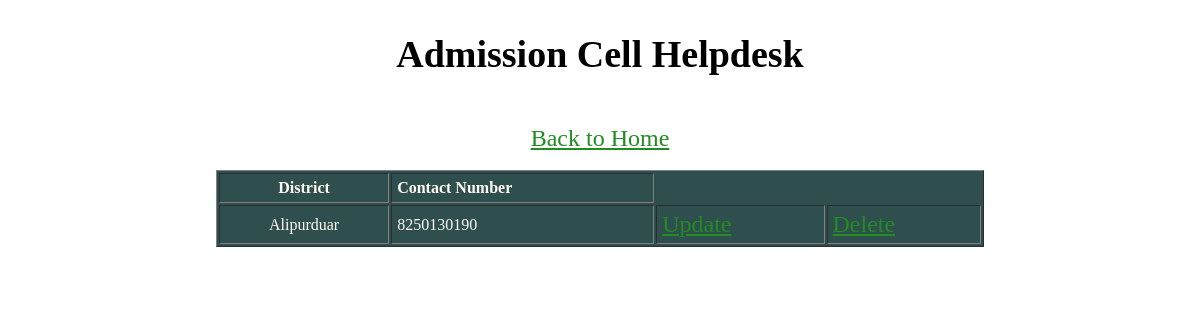
The app's page /display_admissioncell.php, older data.
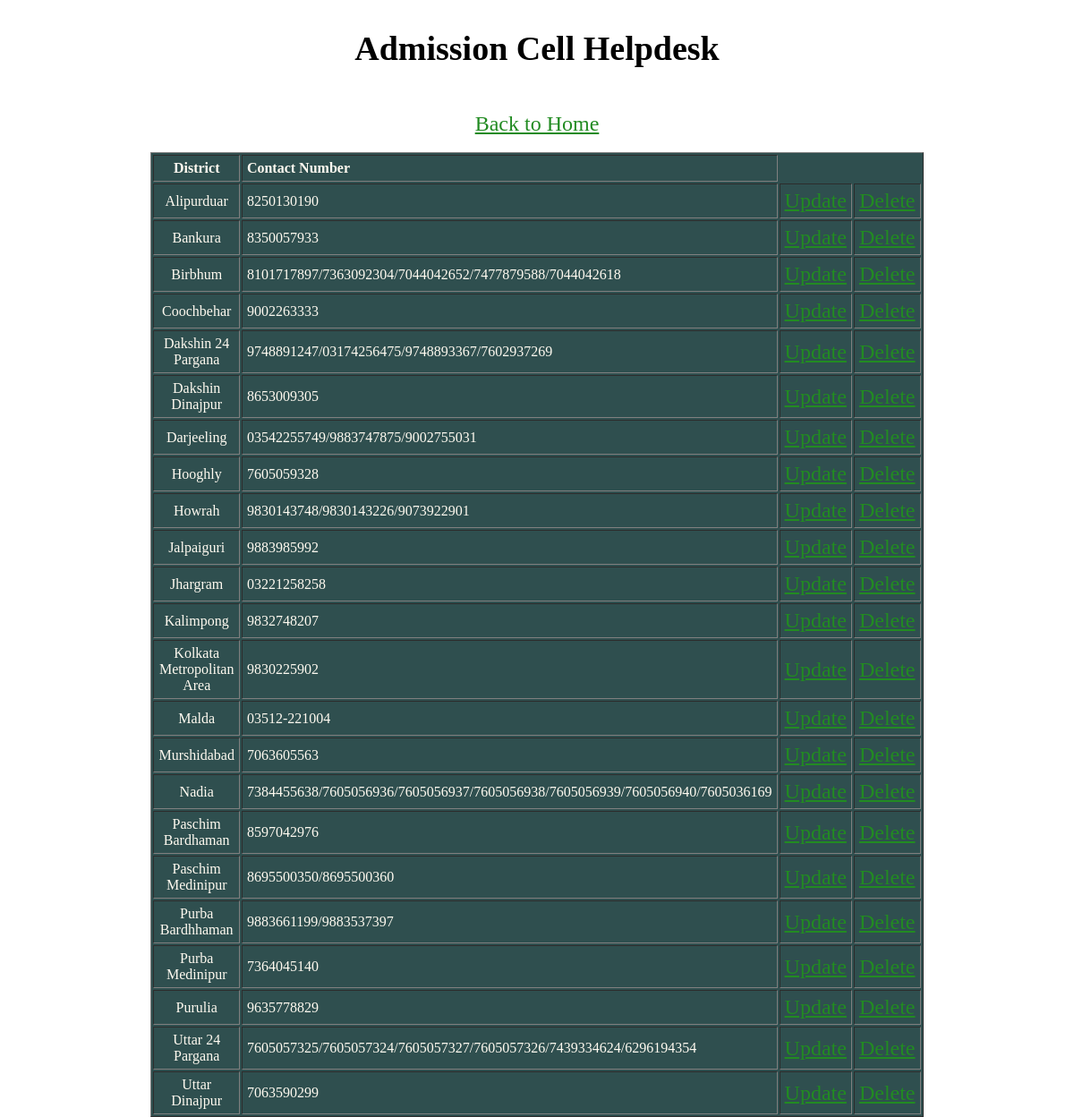
The same page, newer data.
### tables this page shows
CREATE TABLE `admission_cell_db` (
  `id` int(10) NOT NULL,
  `district` varchar(30) NOT NULL,
  `phno` varchar(255) NOT NULL
);

### display_admissioncell.php (the view, shortened to what this page needs)
<?php
include("connection.php");?>
<!DOCTYPE html>
<html>
<head>
</head>
<body>
</body>
</html>
<h2 style="font-size:38px;"><center>Admission Cell Helpdesk</center></h2><br>
<center><a href="menu.html">Back to Home </a></center><br>
<table width = "80%" border="1" cellspacing="2" cellpadding="5" align="center" style="background-color:darkSlategray; color:floralwhite;">
	<tr>
		<td align="center"><strong>District</strong></td>
		<td><strong>Contact Number</strong></td>
	</tr>
    <?php
		$sql = "SELECT * FROM `admission_cell_db`";
		$result = mysqli_query($link,$sql);
		if(mysqli_num_rows($result) > 0)
		{
			while($row = mysqli_fetch_assoc($result))
			{
				echo "<tr>";
				echo "<td align = 'center'>".$row["district"]."</td>";
				echo "<td>".$row["phno"]."</td>";
				echo "<td><a href='update_admissioncell.php?id=".$row['id']."'>Update</a></td>";
				echo "<td><a href='delete_admissioncell.php?id=".$row['id']."'>Delete</a></td>";
				echo "</tr>";
			}
		}
     ?>
</table>

### display_admissioncell.php (style rules this page uses)
body { background-image: url("https://p1.pxfuel.com/preview/312/952/22/white-structure-texture-background-ceiling-whitish.jpg"); background-position: center; background-size: cover; height: 700px; margin-left: 10%; margin-right: 10%; }
a { color: forestgreen; font-size: 24px; }

Row changes from the older to the newer data that the page shows:
added admission_cell_db: district "Bankura", phno "8350057933"
added admission_cell_db: district "Birbhum", phno "8101717897/7363092304/7044042652/7477879588/7044042618"
added admission_cell_db: district "Coochbehar", phno "9002263333"
added admission_cell_db: district "Dakshin 24 Pargana", phno "9748891247/03174256475/9748893367/7602937269"
added admission_cell_db: district "Dakshin Dinajpur", phno "8653009305"
added admission_cell_db: district "Darjeeling", phno "03542255749/9883747875/9002755031"
added admission_cell_db: district "Hooghly", phno "7605059328"
added admission_cell_db: district "Howrah", phno "9830143748/9830143226/9073922901"
added admission_cell_db: district "Jalpaiguri", phno "9883985992"
added admission_cell_db: district "Jhargram", phno "03221258258"
added admission_cell_db: district "Kalimpong", phno "9832748207"
added admission_cell_db: district "Kolkata Metropolitan Area", phno "9830225902"
added admission_cell_db: district "Malda", phno "03512-221004"
added admission_cell_db: district "Murshidabad", phno "7063605563"
added admission_cell_db: district "Nadia", phno "7384455638/7605056936/7605056937/7605056938/7605056939/7605056940/7605036169"
added admission_cell_db: district "Paschim Bardhaman", phno "8597042976"
added admission_cell_db: district "Paschim Medinipur", phno "8695500350/8695500360"
added admission_cell_db: district "Purba Bardhhaman", phno "9883661199/9883537397"
added admission_cell_db: district "Purba Medinipur", phno "7364045140"
added admission_cell_db: district "Purulia", phno "9635778829"
added admission_cell_db: district "Uttar 24 Pargana", phno "7605057325/7605057324/7605057327/7605057326/7439334624/6296194354"
added admission_cell_db: district "Uttar Dinajpur", phno "7063590299"
